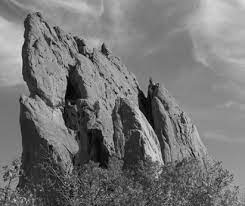
#> input picture avarage.jpg, 245 x 206 px
$ python gausianfilter.py
#> lines starting #> are read from the running program, lines starting #| are printed output that depends on the picture
import cv2
import numpy as np
import matplotlib.pyplot as plt

# Load an image
image = cv2.imread('avarage.jpg', cv2.IMREAD_GRAYSCALE)
#> image is the input picture: shape (206, 245); min 0, max 228, mean 117.2

# Define sigma values
sigma_1 = 1.5
sigma_2 = 10

# Calculate kernel size based on sigma values (you can choose any appropriate size)
kernel_size_1 = int(6 * sigma_1 + 1)
kernel_size_2 = int(6 * sigma_2 + 1)

# Generate 1D Gaussian kernel in the x-direction for sigma_1
gaussian_kernel_x_1 = cv2.getGaussianKernel(kernel_size_1, sigma_1)

# Generate 1D Gaussian kernel in the y-direction for sigma_1
gaussian_kernel_y_1 = cv2.getGaussianKernel(kernel_size_1, sigma_1)

# Generate 1D Gaussian kernel in the x-direction for sigma_2
gaussian_kernel_x_2 = cv2.getGaussianKernel(kernel_size_2, sigma_2)

# Generate 1D Gaussian kernel in the y-direction for sigma_2
gaussian_kernel_y_2 = cv2.getGaussianKernel(kernel_size_2, sigma_2)

# Perform 2D convolution using the separable Gaussian kernels for sigma_1
blurred_image_1 = cv2.sepFilter2D(image, -1, gaussian_kernel_x_1, gaussian_kernel_y_1)
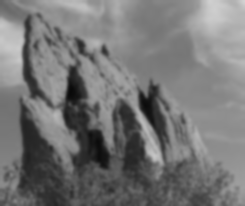
#> blurred_image_1: shape (206, 245); min 9, max 210, mean 117.4

# Perform 2D convolution using the separable Gaussian kernels for sigma_2
blurred_image_2 = cv2.sepFilter2D(image, -1, gaussian_kernel_x_2, gaussian_kernel_y_2)
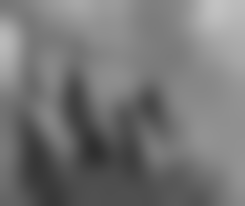
#> blurred_image_2: shape (206, 245); min 46, max 194, mean 117.2

# Plot original and blurred images
plt.figure(figsize=(15, 5))

plt.subplot(1, 3, 1)
plt.imshow(image, cmap='gray')
plt.title('Original Image')
plt.axis('off')

plt.subplot(1, 3, 2)
plt.imshow(blurred_image_1, cmap='gray')
plt.title('Blurred Image (Sigma = 1.5)')
plt.axis('off')

plt.subplot(1, 3, 3)
plt.imshow(blurred_image_2, cmap='gray')
plt.title('Blurred Image (Sigma = 10)')
plt.axis('off')

plt.show()
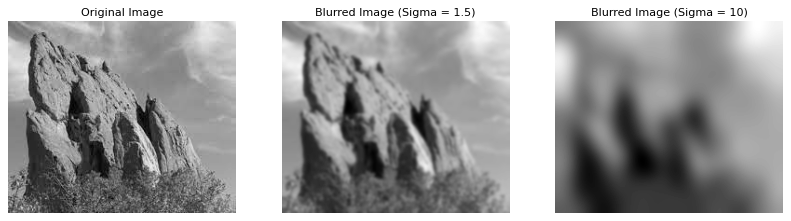
#> figure drawn by matplotlib, 3 panels
